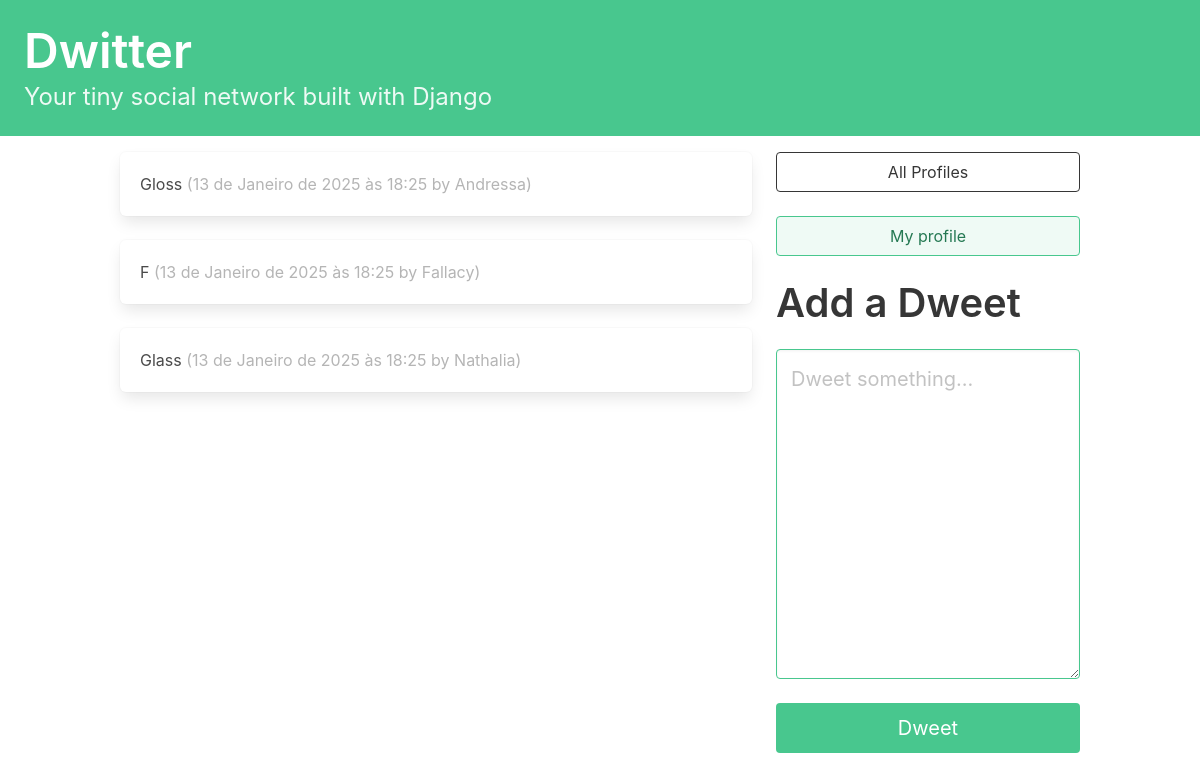
The page / (signed in) on the database its author committed.
### dwitter/models.py (models this page shows, shortened)
class Dweet(models.Model):
    user = models.ForeignKey(
        User, related_name="dweets", on_delete=models.DO_NOTHING
    )
    body = models.CharField(max_length=140)
    created_at = models.DateTimeField(auto_now_add=True)

### dwitter/views.py (the view)
# urls.py: path("", dashboard, name="dashboard"),
def dashboard(request):
    form = DweetForm(request.POST or None)
    if request.method == "POST":
        if form.is_valid():
            dweet = form.save(commit=False)
            dweet.user = request.user
            dweet.save()
            return redirect("dwitter:dashboard")
    followed_dweets = Dweet.objects.filter(
        user__profile__in = request.user.profile.follows.all()
    ).order_by("-created_at")
    return render(
        request,
        "dwitter/dashboard.html",
        {"form": form, "dweets": followed_dweets},
    )

### dwitter/forms.py
class DweetForm(forms.ModelForm):
    body = forms.CharField(
        required=True,
        widget=forms.widgets.Textarea(
            attrs = {
                "placeholder": "Dweet something...",
                "class": "textarea is-success is-medium",
            }
        ),
        label="",
    )
    class Meta:
        model = Dweet
        exclude = ("user", )

### dwitter/templates/dwitter/dashboard.html (shortened to what this page needs)
{% extends "base.html" %}
{% block content %}
<div class="column">
  {% for dweet in dweets %}
    <div class="box">
      {{ dweet.body }}
      <span class="is-small has-text-grey-light">
        ({{ dweet.created_at }} by {{ dweet.user.username }})
      </span>
    </div>
  {% endfor %}
</div>
<div class="column is-one-third">
  <div class="block">
    <a href="{% url 'dwitter:profile_list' %}">
      <button class="button is-dark is-outlined is-fullwidth">
        All Profiles
      </button>
    </a>
  </div>
  <div class="block">
    <a href="{% url 'dwitter:profile' request.user.profile.id %}">
      <button class="button is-success is-light is-outlined is-fullwidth">
        My profile
      </button>
    </a>
  </div>
  <div class="block">
    <div class="block">
      <h2 class="title is-2">Add a Dweet</p>
    </div>
    <div class="block">
      <form method="post">
        {{ form.as_p }}
        <button class="button is-success is-fullwidth is-medium mt-5"
                type="submit">Dweet
        </button>
      </form>
    </div>
  </div>
</div>
{% endblock content %}

### rows shown on the page
Dweet: body "Gloss", created_at "13 de Janeiro de 2025 às 18:25", user.username "Andressa"
Dweet: body "F", created_at "13 de Janeiro de 2025 às 18:25", user.username "Fallacy"
Dweet: body "Glass", created_at "13 de Janeiro de 2025 às 18:25", user.username "Nathalia"
